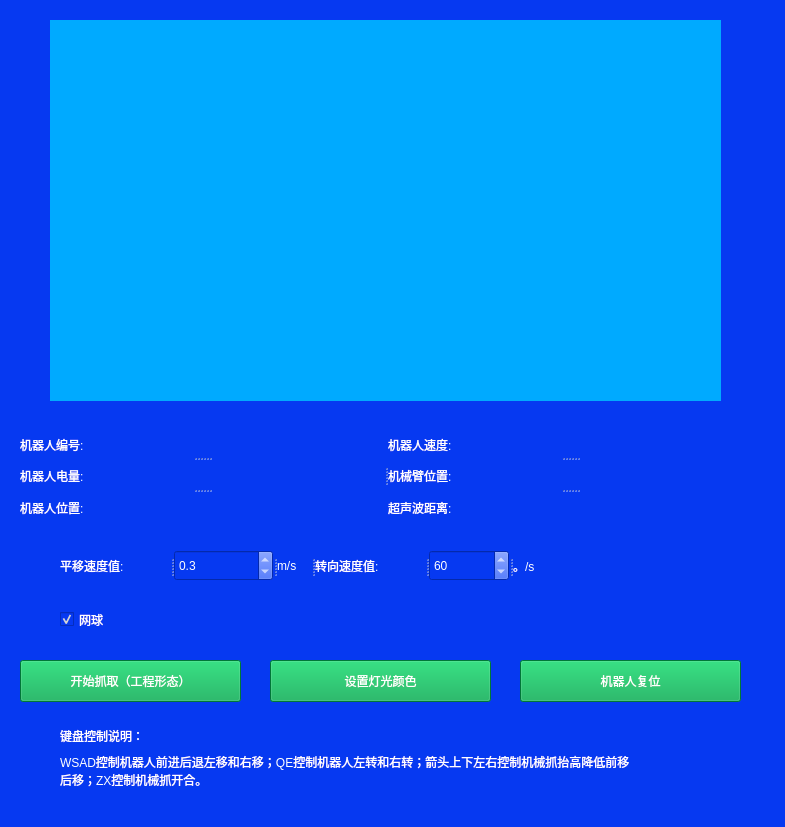
<?xml version="1.0" encoding="UTF-8"?>
<ui version="4.0">
 <class>Form</class>
 <widget class="QWidget" name="Form">
  <property name="geometry">
   <rect>
    <x>0</x>
    <y>0</y>
    <width>785</width>
    <height>827</height>
   </rect>
  </property>
  <property name="focusPolicy">
   <enum>Qt::StrongFocus</enum>
  </property>
  <property name="windowTitle">
   <string>Form</string>
  </property>
  <property name="styleSheet">
   <string notr="true">QLabel{font: 12pt &quot;幼圆&quot;;color:white;min-height:30px}
QWidget{background-color: rgb(6, 57, 241);}
QPushButton{font: 63 12pt &quot;Adobe Fan Heiti Std&quot;;
background-color:rgb(0, 166, 77);color:white;min-height:40px}
QDoubleSpinBox{font: 12pt &quot;3ds&quot;;color: rgb(255, 255, 255);}
QComboBox{font: 12pt &quot;3ds&quot;;color: rgb(255, 255, 255);}
QSpinBox{font: 12pt &quot;3ds&quot;;color: rgb(255, 255, 255);}
QRadioButton{font:12pt &quot;3ds&quot;;color:rgb(255,255,255)}
QCheckBox{font:12pt &quot;3ds&quot;;color:rgb(255,255,255)}</string>
  </property>
  <widget class="QPushButton" name="pushButton">
   <property name="geometry">
    <rect>
     <x>270</x>
     <y>660</y>
     <width>221</width>
     <height>42</height>
    </rect>
   </property>
   <property name="minimumSize">
    <size>
     <width>0</width>
     <height>42</height>
    </size>
   </property>
   <property name="text">
    <string>设置灯光颜色</string>
   </property>
  </widget>
  <widget class="QPushButton" name="pushButton_reset">
   <property name="geometry">
    <rect>
     <x>520</x>
     <y>660</y>
     <width>221</width>
     <height>42</height>
    </rect>
   </property>
   <property name="minimumSize">
    <size>
     <width>0</width>
     <height>42</height>
    </size>
   </property>
   <property name="text">
    <string>机器人复位</string>
   </property>
  </widget>
  <widget class="QLabel" name="label_cam">
   <property name="geometry">
    <rect>
     <x>50</x>
     <y>20</y>
     <width>671</width>
     <height>381</height>
    </rect>
   </property>
   <property name="sizePolicy">
    <sizepolicy hsizetype="Preferred" vsizetype="Preferred">
     <horstretch>1</horstretch>
     <verstretch>1</verstretch>
    </sizepolicy>
   </property>
   <property name="styleSheet">
    <string notr="true">background-color: rgb(0, 170, 255);</string>
   </property>
   <property name="text">
    <string/>
   </property>
  </widget>
  <widget class="QPushButton" name="pushButton_grip_tennis">
   <property name="geometry">
    <rect>
     <x>20</x>
     <y>660</y>
     <width>221</width>
     <height>42</height>
    </rect>
   </property>
   <property name="minimumSize">
    <size>
     <width>0</width>
     <height>42</height>
    </size>
   </property>
   <property name="text">
    <string>开始抓取（工程形态）</string>
   </property>
  </widget>
  <widget class="QCheckBox" name="checkBox_tennis">
   <property name="geometry">
    <rect>
     <x>60</x>
     <y>610</y>
     <width>91</width>
     <height>19</height>
    </rect>
   </property>
   <property name="text">
    <string>网球</string>
   </property>
   <property name="checked">
    <bool>true</bool>
   </property>
   <property name="autoExclusive">
    <bool>true</bool>
   </property>
  </widget>
  <widget class="QLabel" name="label_5">
   <property name="geometry">
    <rect>
     <x>60</x>
     <y>740</y>
     <width>581</width>
     <height>61</height>
    </rect>
   </property>
   <property name="lineWidth">
    <number>1</number>
   </property>
   <property name="midLineWidth">
    <number>1</number>
   </property>
   <property name="text">
    <string>WSAD控制机器人前进后退左移和右移；QE控制机器人左转和右转；箭头上下左右控制机械抓抬高降低前移后移；ZX控制机械抓开合。</string>
   </property>
   <property name="wordWrap">
    <bool>true</bool>
   </property>
  </widget>
  <widget class="QLabel" name="label_6">
   <property name="geometry">
    <rect>
     <x>60</x>
     <y>720</y>
     <width>121</width>
     <height>31</height>
    </rect>
   </property>
   <property name="text">
    <string>键盘控制说明：</string>
   </property>
  </widget>
  <widget class="QSplitter" name="splitter_3">
   <property name="geometry">
    <rect>
     <x>20</x>
     <y>430</y>
     <width>731</width>
     <height>90</height>
    </rect>
   </property>
   <property name="orientation">
    <enum>Qt::Horizontal</enum>
   </property>
   <widget class="QSplitter" name="splitter">
    <property name="orientation">
     <enum>Qt::Vertical</enum>
    </property>
    <widget class="QLabel" name="label_sn">
     <property name="text">
      <string>机器人编号:</string>
     </property>
    </widget>
    <widget class="QLabel" name="label_bat">
     <property name="styleSheet">
      <string notr="true"/>
     </property>
     <property name="text">
      <string>机器人电量:</string>
     </property>
    </widget>
    <widget class="QLabel" name="label_posi">
     <property name="text">
      <string>机器人位置:</string>
     </property>
    </widget>
   </widget>
   <widget class="QSplitter" name="splitter_2">
    <property name="orientation">
     <enum>Qt::Vertical</enum>
    </property>
    <widget class="QLabel" name="label_speed">
     <property name="text">
      <string>机器人速度:</string>
     </property>
    </widget>
    <widget class="QLabel" name="label_arm_info">
     <property name="text">
      <string>机械臂位置:</string>
     </property>
    </widget>
    <widget class="QLabel" name="label_tof">
     <property name="text">
      <string>超声波距离:</string>
     </property>
    </widget>
   </widget>
  </widget>
  <widget class="QSplitter" name="splitter_6">
   <property name="geometry">
    <rect>
     <x>60</x>
     <y>550</y>
     <width>491</width>
     <height>31</height>
    </rect>
   </property>
   <property name="orientation">
    <enum>Qt::Horizontal</enum>
   </property>
   <widget class="QSplitter" name="splitter_4">
    <property name="orientation">
     <enum>Qt::Horizontal</enum>
    </property>
    <widget class="QLabel" name="label">
     <property name="minimumSize">
      <size>
       <width>0</width>
       <height>30</height>
      </size>
     </property>
     <property name="text">
      <string>平移速度值:</string>
     </property>
    </widget>
    <widget class="QDoubleSpinBox" name="doubleSpinBox_V">
     <property name="minimumSize">
      <size>
       <width>0</width>
       <height>30</height>
      </size>
     </property>
     <property name="styleSheet">
      <string notr="true">color: rgb(255, 255, 255);</string>
     </property>
     <property name="decimals">
      <number>1</number>
     </property>
     <property name="singleStep">
      <double>0.100000000000000</double>
     </property>
     <property name="value">
      <double>0.300000000000000</double>
     </property>
    </widget>
    <widget class="QLabel" name="label_3">
     <property name="text">
      <string>m/s</string>
     </property>
    </widget>
   </widget>
   <widget class="QSplitter" name="splitter_5">
    <property name="orientation">
     <enum>Qt::Horizontal</enum>
    </property>
    <widget class="QLabel" name="label_2">
     <property name="minimumSize">
      <size>
       <width>0</width>
       <height>30</height>
      </size>
     </property>
     <property name="text">
      <string>转向速度值:</string>
     </property>
    </widget>
    <widget class="QDoubleSpinBox" name="doubleSpinBox_W">
     <property name="minimumSize">
      <size>
       <width>0</width>
       <height>30</height>
      </size>
     </property>
     <property name="styleSheet">
      <string notr="true">color:rgb(255, 255, 255)</string>
     </property>
     <property name="decimals">
      <number>0</number>
     </property>
     <property name="maximum">
      <double>540.000000000000000</double>
     </property>
     <property name="value">
      <double>60.000000000000000</double>
     </property>
    </widget>
    <widget class="QLabel" name="label_4">
     <property name="text">
      <string>。/s</string>
     </property>
    </widget>
   </widget>
  </widget>
 </widget>
 <resources>
  <include location="ep.qrc"/>
 </resources>
 <connections/>
</ui>
